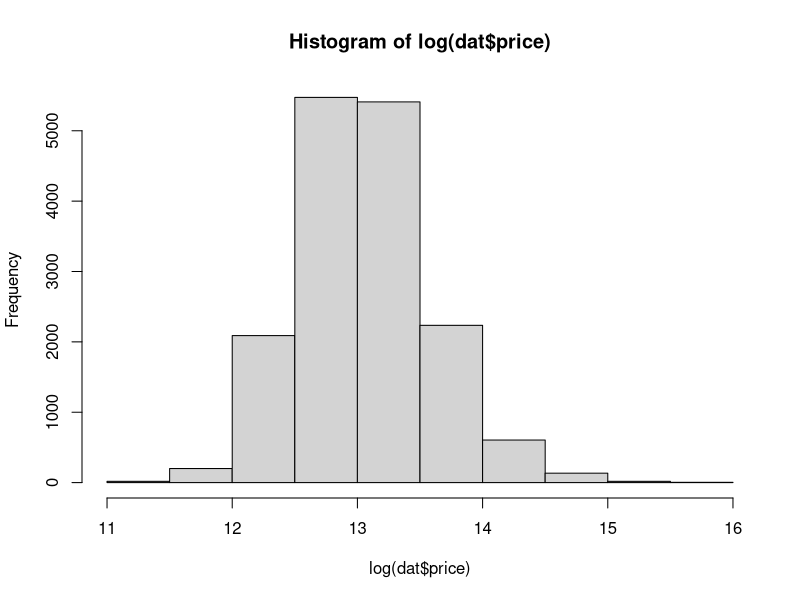
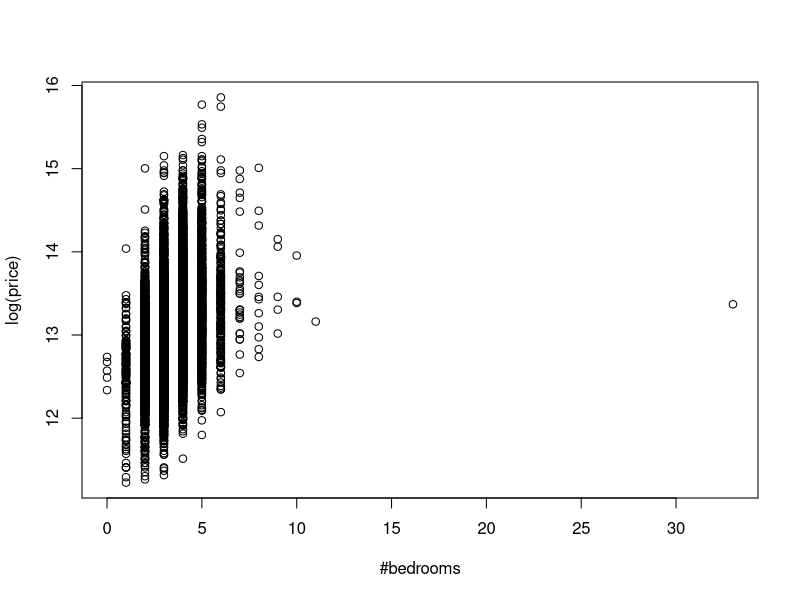
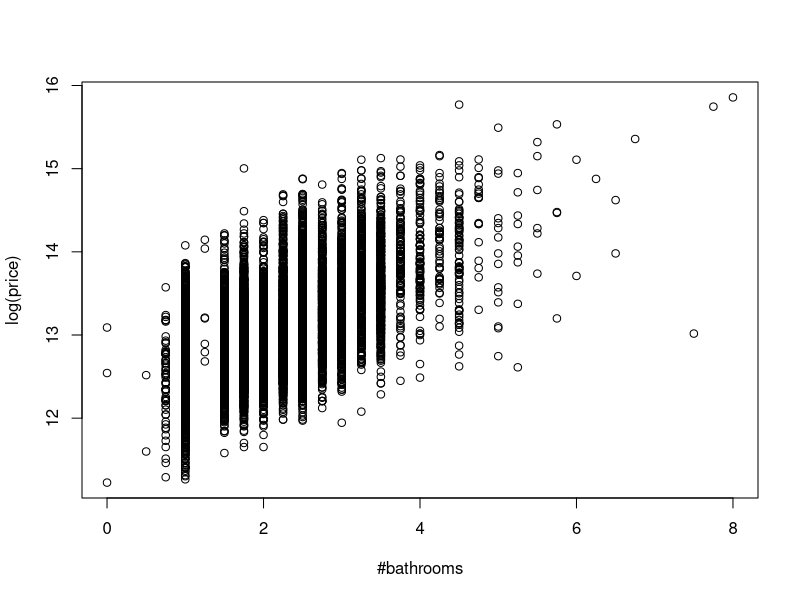
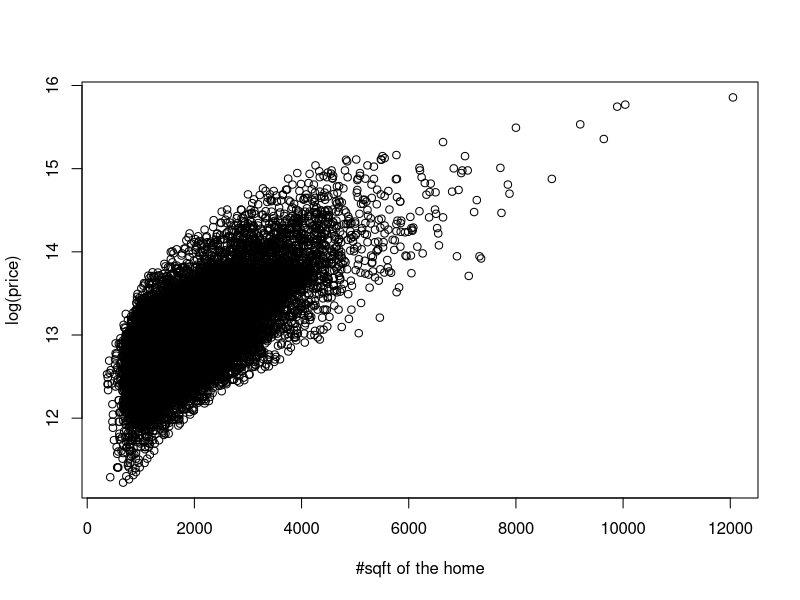
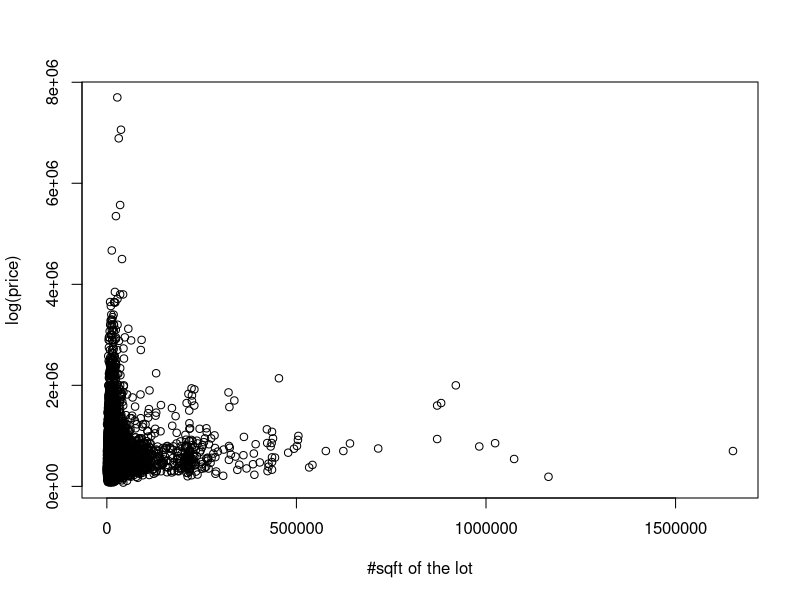
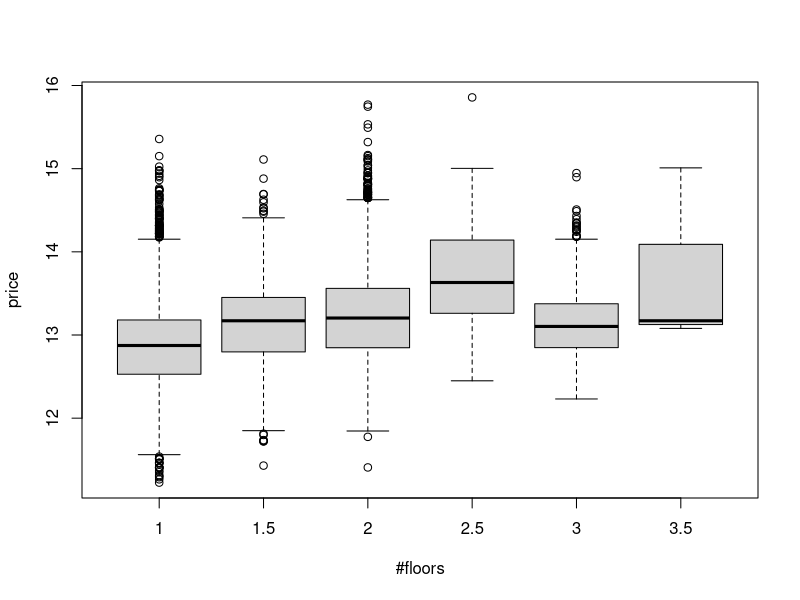
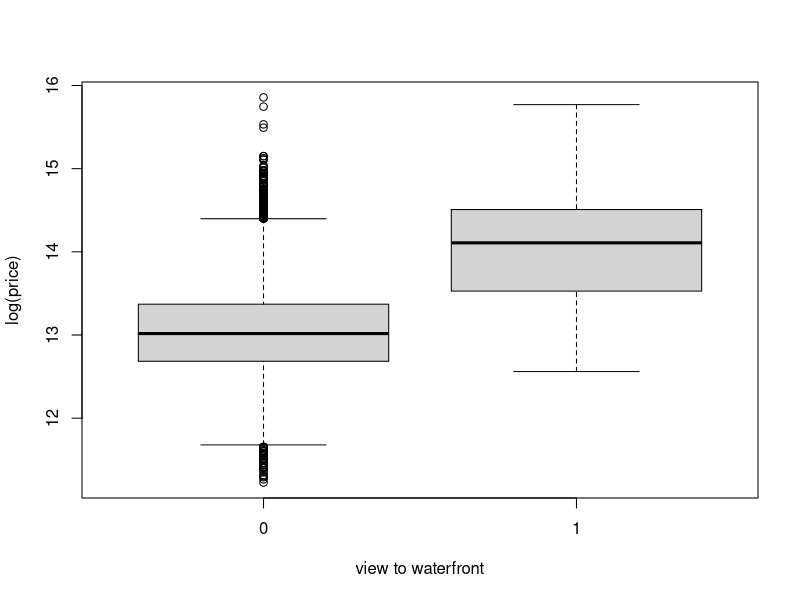
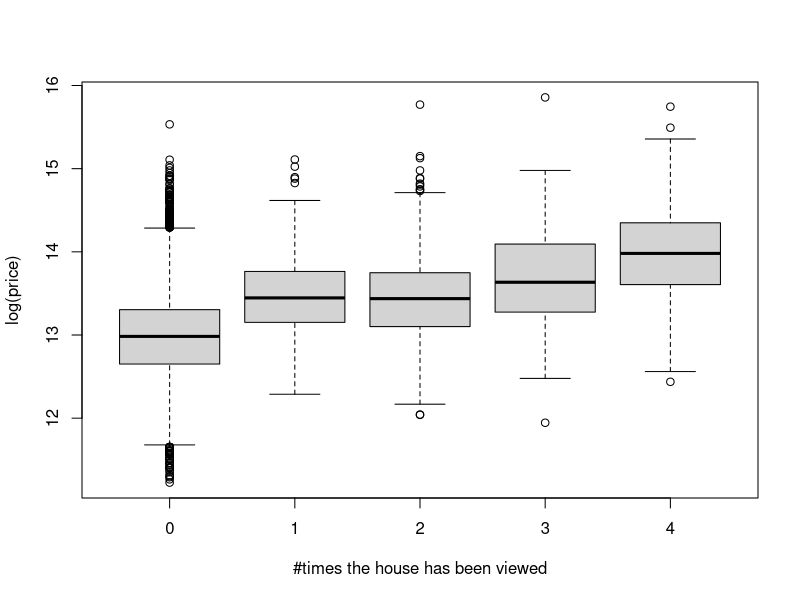

Write R code to recreate these figures, in order.
## ---- chunk 1
knitr::opts_chunk$set(echo = TRUE)
## ---- chunk 2
dat <- read.csv("king.csv")
head(dat)
## ---- chunk 3
all(dat$X==dat$ID)
## ---- chunk 4
dat$X <- NULL
## ---- chunk 5
summary(dat$price)
hist(log(dat$price))
## ---- chunk 6
summary(dat)
## ---- chunk 7
plot(log(dat$price)~dat$bedrooms, xlab="#bedrooms", ylab="log(price)")
## ---- chunk 8
cor(dat$price,dat$bedrooms)
## ---- chunk 9
max(dat$bedrooms)
## ---- chunk 10
cor(dat[dat$bedrooms<30, "price"], dat[dat$bedrooms<30, "bedrooms"])
## ---- chunk 11
summary(dat$bedrooms)
table(dat$bedrooms)
## ---- chunk 12
plot(log(dat$price)~dat$bathrooms, xlab="#bathrooms", ylab="log(price)")
## ---- chunk 13
cor(dat$price, dat$bathrooms)
## ---- chunk 14
summary(dat$bathrooms)
table(dat$bathrooms)
## ---- chunk 15
plot(log(dat$price)~dat$sqft_living, xlab="#sqft of the home", 
     ylab="log(price)")
## ---- chunk 16
cor(dat$price, dat$sqft_living)
## ---- chunk 17
plot(dat$price~dat$sqft_lot, xlab="#sqft of the lot", ylab="log(price)")
## ---- chunk 18
cor(dat$price, dat$sqft_lot)
## ---- chunk 19
boxplot(log(dat$price)~dat$floors, xlab="#floors", ylab="price")
## ---- chunk 20
cor(dat$price, dat$floors)
## ---- chunk 21
summary(dat$floors)
table(dat$floors)
## ---- chunk 22
boxplot(log(dat$price)~dat$waterfront, xlab="view to waterfront", 
     ylab="log(price)")
## ---- chunk 23
mean(dat[dat$waterfront==0, "price"])
## ---- chunk 24
mean(dat[dat$waterfront==1, "price"])
## ---- chunk 25
cor(dat$price, dat$waterfront)
## ---- chunk 26
summary(dat$waterfront)
table(dat$waterfront)
## ---- chunk 27
boxplot(log(dat$price)~dat$view, xlab="#times the house has been viewed", 
        ylab="log(price)")
## ---- chunk 28
cor(dat$price, dat$view)
## ---- chunk 29
summary(dat[dat$view==0, "price"])
## ---- chunk 30
# get the number of outliers (below lower whisker of boxplot or above upper
# whisker). Whiskers are calculated by:
# (1st_quartile) - 1.5*(IQR) = (1st_quartile) - 1.5*(3rd_quartile-1st_quartile)
# and 
# (3rd_quartile) + 1.5*(IQR) = (3rd_quartile) + 1.5*(3rd_quartile-1st_quartile)
length(dat[dat$view==0 
           & log(dat$price) < log(312000) - 1.5*(log(600000)-log(312000))
           | log(dat$price) > log(600000) + 1.5*(log(600000)-log(312000)),
           "price"])
## ---- chunk 31
length(dat[dat$view==0 
           & log(dat$price) < log(312000) - 1.5*(log(600000)-log(312000))
           | log(dat$price) > log(600000) + 1.5*(log(600000)-log(312000)),
           "price"]) / length(dat[dat$view==0, "price"])
## ---- chunk 32
summary(dat[dat$view==1, "price"])
## ---- chunk 33
length(dat[dat$view==1 
           & log(dat$price) < log(515750) - 1.5*(log(947500)-log(515750))
           | log(dat$price) > log(947500) + 1.5*(log(947500)-log(515750)),
           "price"]) / length(dat[dat$view==1, "price"])
## ---- chunk 34
summary(dat[dat$view==2, "price"])
## ---- chunk 35
length(dat[dat$view==2 
           & log(dat$price) < log(489500) - 1.5*(log(935500)-log(489500))
           | log(dat$price) > log(935500) + 1.5*(log(935500)-log(489500)),
           "price"]) / length(dat[dat$view==2, "price"])
## ---- chunk 36
summary(dat[dat$view==3, "price"])
## ---- chunk 37
length(dat[dat$view==3 
           & log(dat$price) < log(582525) - 1.5*(log(1320000)-log(582525))
           | log(dat$price) > log(1320000) + 1.5*(log(1320000)-log(582525)),
           "price"]) / length(dat[dat$view==2, "price"])
## ---- chunk 38
summary(dat[dat$view==4, "price"])
## ---- chunk 39
length(dat[dat$view==4 
           & log(dat$price) < log(811000) - 1.5*(log(1705000)-log(811000))
           | log(dat$price) > log(1705000) + 1.5*(log(1705000)-log(811000)),
           "price"]) / length(dat[dat$view==2, "price"])
## ---- chunk 40
aggregate(dat$price, list(dat$view), FUN=sd)
## ---- chunk 41
summary(dat$view)
table(dat$view)
## ---- chunk 42
boxplot(log(dat$price)~dat$condition, xlab="Condition of the house", 
        ylab="log(price)")
## ---- chunk 43
cor(dat$price, dat$condition)
## ---- chunk 44
summary(dat$condition)
table(dat$condition)
## ---- chunk 45
boxplot(log(dat$price)~dat$grade, xlab="grade of the house", ylab="log(price)")
## ---- chunk 46
cor(dat$price, dat$grade)
## ---- chunk 47
summary(dat$grade)
table(dat$grade)
hist(dat$grade)
## ---- chunk 48
plot(log(dat$price)~dat$sqft_above, xlab="sqft of the house", 
     ylab="log(price)")
## ---- chunk 49
cor(dat$price, dat$sqft_above)
## ---- chunk 50
dat$sqft_above_1000_range <- cut(dat$sqft_above, breaks=seq(0,9000,1000), 
                             labels=c("1-1000", "1001-2000", "2001-3000", 
                                      "3001-4000", "4001-5000", "5001-6000",
                                      "6001-7000", "7001-8000", "8001-9000"))
head(dat[, c("sqft_above", "sqft_above_1000_range")])
## ---- chunk 51
plot(log(dat$price)~dat$sqft_above_1000_range, 
     xlab="sqft of the house (without basement) in range of 1000",
     ylab="log(price)")
## ---- chunk 52
table(dat$sqft_above_1000_range)
## ---- chunk 53
plot(log(dat$price)~dat$sqft_basement, xlab="sqft of the basement", 
     ylab="log(price)")
## ---- chunk 54
cor(dat$price, dat$sqft_basement)
## ---- chunk 55
length(dat[dat$sqft_basement==0, "sqft_basement"]) / length(dat$sqft_basement)
## ---- chunk 56
cor(dat[dat$sqft_basement!=0, "price"], 
    dat[dat$sqft_basement!=0, "sqft_basement"])
## ---- chunk 57
plot(log(dat$price)~dat$yr_built, xlab="year built", ylab="log(price)")
## ---- chunk 58
dat$yr_built_10_range <- cut(dat$yr_built, breaks=seq(1900,2020,10), 
                             labels=c("1900-1910", "1911-1920", "1921-1930", 
                                      "1931-1940", "1941-1950", "1951-1960", 
                                      "1961-1970", "1971-1980", "1981-1990", 
                                      "1991-2000", "2001-2010", "2011-2020"))
# check if it worked: 
head(dat[, c("yr_built", "yr_built_10_range")])
## ---- chunk 59
boxplot(log(dat$price)~dat$yr_built_10_range, 
        xlab="yr_built in ranges of 10 years", ylab="log(price)")
## ---- chunk 60
dat$yr_built_20_range <- cut(dat$yr_built, breaks=seq(1900,2020,20), 
                             labels=c("1900-1920", "1921-1940", "1941-1960", 
                                      "1961-1980", "1981-2000", "2001-2020"))
# check if it worked: 
head(dat[, c("yr_built", "yr_built_20_range")])
## ---- chunk 61
boxplot(log(dat$price)~dat$yr_built_20_range, 
        xlab="yr_built in ranges of 20 years", ylab="log(price)")
## ---- chunk 62
cor(dat$price,dat$yr_built)
## ---- chunk 63
summary(dat$yr_built_10_range)
## ---- chunk 64
plot(log(dat$price)~dat$yr_renovated, xlab="renovated year", ylab="log(price)")
## ---- chunk 65
plot(log(dat[dat$yr_renovated!=0, "price"])~
       dat[dat$yr_renovated!=0, "yr_renovated"],
     xlab="renovation year", ylab="log(price)")
## ---- chunk 66
cor(dat$price,dat$yr_renovated)
## ---- chunk 67
cor(dat[dat$yr_renovated!=0, "price"], dat[dat$yr_renovated!=0, "yr_renovated"])
## ---- chunk 68
aggregate(dat$price, list(dat$zipcode), FUN=mean)
## ---- chunk 69
boxplot(log(dat$price)~dat$zipcode, xlab="zipcode", ylab="log(price)")
## ---- chunk 70
dat$zipcode_20_range <- cut(dat$zipcode, breaks=seq(98000,98200,20), 
                             labels=c("98001-98020", "98021-98040", 
                                      "98041-98060", "98061-98080",
                                      "98081-98100", "98101-98120",
                                      "98121-98140", "98141-98160",
                                      "98161-98180", "98181-98200"))
# check if it worked: 
head(dat[, c("zipcode", "zipcode_20_range")])
## ---- chunk 71
boxplot(log(dat$price)~dat$zipcode_20_range, 
        xlab="zipcodes, grouped in ranges of 20", ylab="log(price)")
## ---- chunk 72
plot(log(dat$price)~dat$lat, xlab="latitude coordinate", ylab="log(price)")
## ---- chunk 73
dat$lat_005_range <- cut(dat$lat, breaks=seq(47.15, 47.80, 0.05), 
                         labels=c("47.11-47.20", "47.21-47.25", "47.26-47.30",
                                  "47.31-47.35", "47.36-47.40", "47.41-47.45",
                                  "47.46-47.50", "47.51-47.55", "47.56-47.60",
                                  "47.61-47.65", "47.66-47.70", "47.71-47.75",
                                  "47.76-47.80"))
head(dat[, c("lat", "lat_005_range")])
## ---- chunk 74
plot(log(dat$price)~dat$lat_005_range, 
     xlab="latitude coordinate in ranges of 0.05", ylab="log(price)")
## ---- chunk 75
cor(dat$price, dat$lat)
## ---- chunk 76
summary(dat$lat_005_range)
## ---- chunk 77
plot(log(dat$price)~dat$long, xlab="longitude coordinate", ylab="log(price)")
## ---- chunk 78
# different notation used in order to make the ranges clear
dat$long_01_range <- cut(dat$long, breaks=seq(-122.6, -121.2, 0.1), 
                         labels=c("-122.6<x<=-122.5", "-122.5<x<=-122.4",
                                  "-122.4<x<=-122.3", "-122.3<x<=-122.2",
                                  "-122.2<x<=-122.1", "-122.1<x<=-122.0",
                                  "-122.0<x<=-121.9", "-121.9<x<=-121.8",
                                  "-121.8<x<=-121.7", "-121.7<x<=-121.6",
                                  "-121.6<x<=-121.5", "-121.5<x<=-121.4",
                                  "-121.4<x<=-121.3", "-121.3<x<=-121.2"))
head(dat[, c("long", "long_01_range")])
## ---- chunk 79
boxplot(log(dat$price)~dat$long_01_range, 
        xlab="longitude coordinate in ranges of 0.1", ylab="log(price)")
## ---- chunk 80
cor(dat$price, dat$long)
## ---- chunk 81
dat$sqft_living15_500_range <- cut(dat$sqft_living15, breaks=seq(0, 6500, 500),
                                   labels=c("1-500", "501-1000", "1001-1500",
                                            "1501-2000", "2001-2500",
                                            "2501-3000", "3001-3500", 
                                            "3501-4000", "4001-4500",
                                            "4501-5000", "5001-5500",
                                            "5501-6000", "6001-6500"))
head(dat[, c("sqft_living15", "sqft_living15_500_range")])
## ---- chunk 82
boxplot(log(dat$price)~dat$sqft_living15_500_range, 
        xlab="square foot of interior housing of 15 closest neighbors in 
        range of 500", ylab="log(price)")
## ---- chunk 83
cor(dat$price, dat$sqft_living15)
## ---- chunk 84
summary(dat$sqft_living15_500_range)
## ---- chunk 85
plot(log(dat$price)~dat$sqft_lot15, 
     xlab="sqft of land lots of 15 closest neighbors", ylab="log(price)")
## ---- chunk 86
tail(sort(dat$sqft_lot15))
## ---- chunk 87
dat$sqft_lot15_2000_range <- cut(dat$sqft_lot15, 
                                  breaks=c(seq(0, 20000, 2000), +Inf),
                                  labels=c("1-2000", "2001-4000",
                                           "4001-6000", "6001-8000",
                                           "8001-10000", "10001-12000",
                                           "12001-14000", "14001-16000",
                                           "16001-18000", "18001-20000",
                                           ">20000"))

head(dat[, c("sqft_lot15", "sqft_lot15_2000_range")])
## ---- chunk 88
plot(log(dat$"price")~dat$sqft_lot15_2000_range,
     xlab="sqft of land lots of 15 closest neighbors in 2000 range",
     ylab="log(price)")
## ---- chunk 89
cor(dat$price,dat$sqft_lot15)
## ---- chunk 90
summary(lm(price~., data=dat))
## ---- chunk 91

## ---- chunk 92

## ---- chunk 93

## ---- chunk 94
